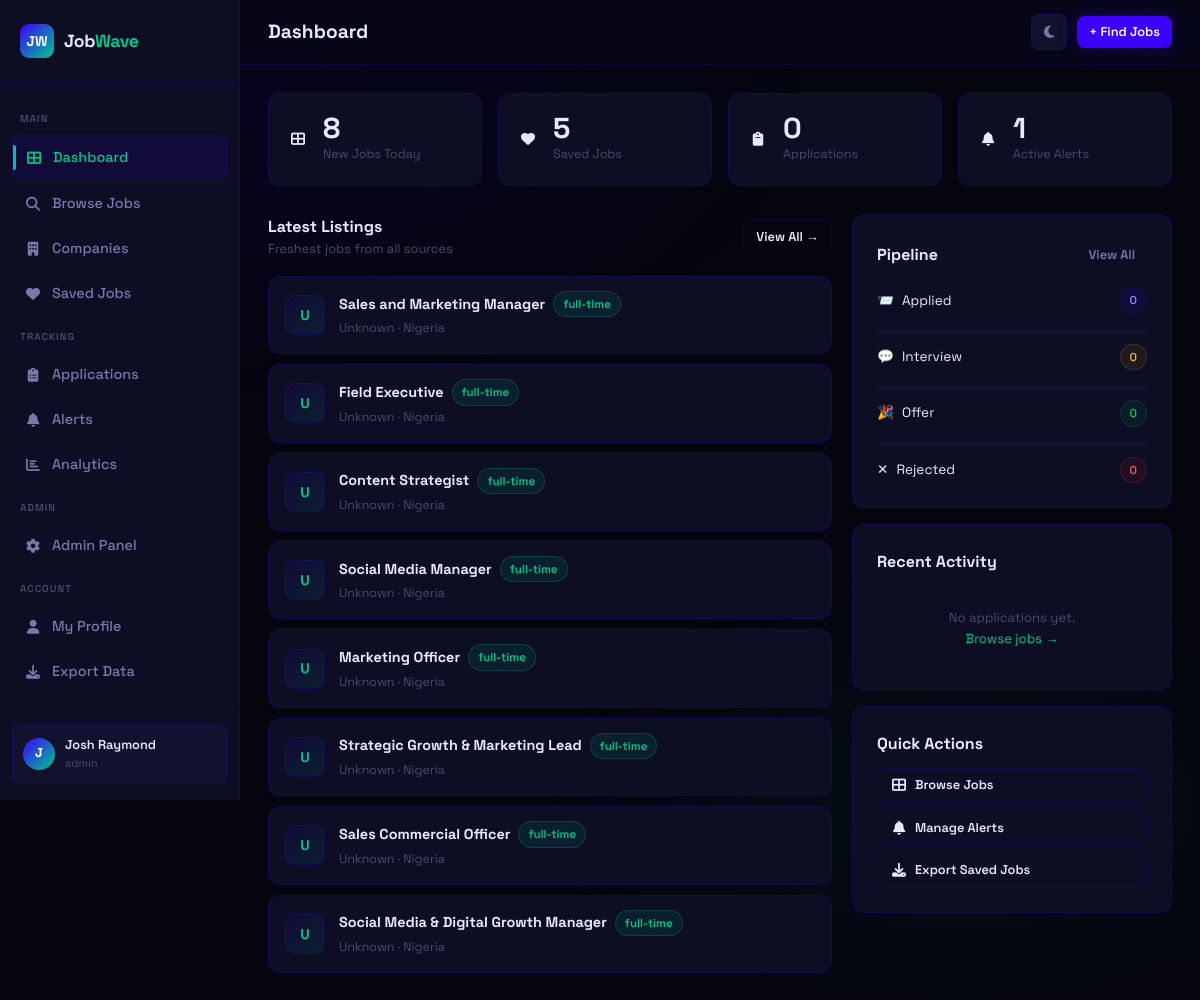
Page /dashboard (signed in) on the earlier database version.
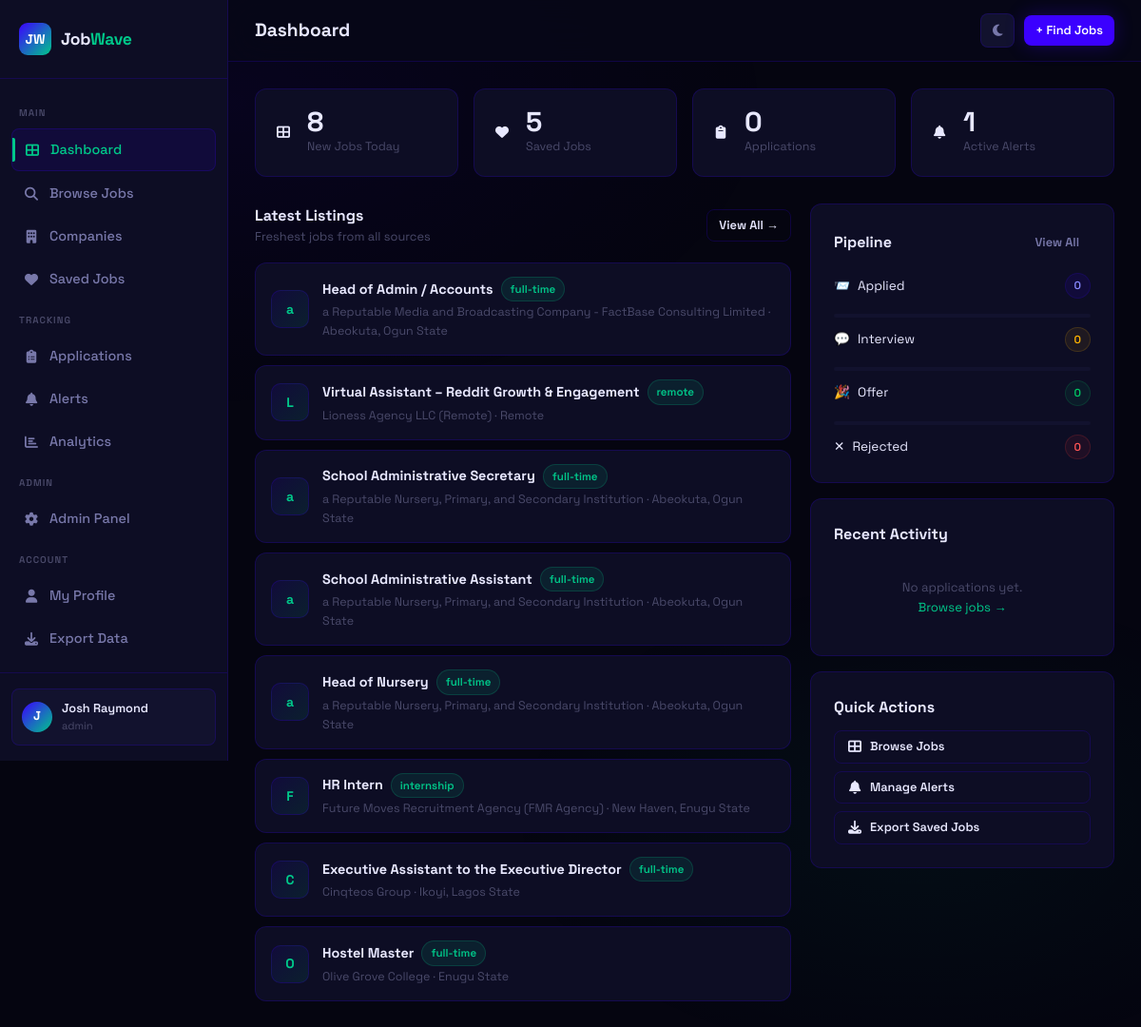
Same page on the later database version.
### app.py (models this page shows, shortened)
class User(db.Model):
    id = db.Column(db.Integer, primary_key=True)
    name = db.Column(db.String(120), nullable=False)
    email = db.Column(db.String(120), unique=True, nullable=False)
    password_hash = db.Column(db.String(256), nullable=False)
    role = db.Column(db.String(20), default='user')
    created_at = db.Column(db.DateTime, default=datetime.utcnow)
    is_active = db.Column(db.Boolean, default=True)
    saved_jobs = db.relationship('SavedJob', backref='user', lazy=True, cascade='all, delete-orphan')
    applications = db.relationship('Application', backref='user', lazy=True, cascade='all, delete-orphan')
    alerts = db.relationship('Alert', backref='user', lazy=True, cascade='all, delete-orphan')
    profile = db.relationship('UserProfile', backref='user', uselist=False, cascade='all, delete-orphan')
    @property
    def is_authenticated(self): return True

class Job(db.Model):
    id = db.Column(db.Integer, primary_key=True)
    title = db.Column(db.String(200), nullable=False)
    company = db.Column(db.String(200), nullable=False)
    location = db.Column(db.String(200))
    job_type = db.Column(db.String(50))          # full-time | part-time | remote | contract
    experience = db.Column(db.String(50))         # entry | mid | senior
    salary_min = db.Column(db.Integer)
    salary_max = db.Column(db.Integer)
    description = db.Column(db.Text)
    requirements = db.Column(db.Text)
    source = db.Column(db.String(100))
    source_url = db.Column(db.String(500))
    source_id = db.Column(db.String(200), unique=True)  # duplicate detection
    tags = db.Column(db.String(500))
    is_active = db.Column(db.Boolean, default=True)
    scraped_at = db.Column(db.DateTime, default=datetime.utcnow)
    posted_at = db.Column(db.DateTime)
    views = db.Column(db.Integer, default=0)
    posted_to_whatsapp = db.Column(db.Boolean, default=False)

### app.py (the view)
@app.route('/dashboard')
@login_required
def dashboard():
    saved_count = SavedJob.query.filter_by(user_id=current_user.id).count()
    app_count = Application.query.filter_by(user_id=current_user.id).count()
    alert_count = Alert.query.filter_by(user_id=current_user.id, is_active=True).count()
    recent_apps = Application.query.filter_by(user_id=current_user.id)\
        .order_by(Application.applied_at.desc()).limit(5).all()
    status_counts = {}
    for status in ['applied', 'interview', 'offer', 'rejected']:
        status_counts[status] = Application.query.filter_by(user_id=current_user.id, status=status).count()
    recent_jobs = Job.query.filter_by(is_active=True).order_by(Job.scraped_at.desc()).limit(8).all()
    return render_template('dashboard.html', saved_count=saved_count, app_count=app_count,
                           alert_count=alert_count, recent_apps=recent_apps,
                           status_counts=status_counts, recent_jobs=recent_jobs)

### app.py (called while the page is built)
@login_manager.user_loader
def load_user(user_id):
    return User.query.get(int(user_id))

### templates/dashboard.html (shortened to what this page needs)
<link rel="stylesheet" href="https://cdnjs.cloudflare.com/ajax/libs/font-awesome/6.5.0/css/all.min.css">
{% extends 'base.html' %}
{% block page_title %}Dashboard{% endblock %}
{% block content %}
<div class="stagger">
  <div class="stats-grid">
    <div class="stat-card">
      <span class="nav-icon"><i class="fa-solid fa-table-cells-large"></i></span>
      <div>
        <div class="stat-value">{{ recent_jobs|length }}</div>
        <div class="stat-label">New Jobs Today</div>
      </div>
    </div>
    <div class="stat-card">
      <span class="nav-icon"><i class="fa-solid fa-heart"></i></span>
      <div>
        <div class="stat-value">{{ saved_count }}</div>
        <div class="stat-label">Saved Jobs</div>
      </div>
    </div>
    <div class="stat-card">
      <span class="nav-icon"><i class="fa-solid fa-clipboard"></i></span>
      <div>
        <div class="stat-value">{{ app_count }}</div>
        <div class="stat-label">Applications</div>
      </div>
    </div>
    <div class="stat-card">
      <span class="nav-icon"><i class="fa-solid fa-bell"></i></span>
      <div>
        <div class="stat-value">{{ alert_count }}</div>
        <div class="stat-label">Active Alerts</div>
      </div>
    </div>
  </div>
  <div class="dashboard-grid">
    <div class="dashboard-main">
      <div class="section-header">
        <div>
          <div class="section-title">Latest Listings</div>
          <div class="section-sub">Freshest jobs from all sources</div>
        </div>
        <a href="{{ url_for('jobs') }}" class="btn btn-outline btn-sm">View All →</a>
      </div>
      <div style="display:flex;flex-direction:column;gap:10px;">
        {% for job in recent_jobs %}
        <div class="card job-row-card">
          <div class="company-logo" style="width:40px;height:40px;font-size:14px;flex-shrink:0;">{{ job.company[0] }}</div>
          <div style="flex:1;min-width:0;">
            <div style="display:flex;align-items:center;gap:8px;flex-wrap:wrap;">
              <a href="{{ url_for('job_detail', job_id=job.id) }}" style="font-weight:700;font-size:0.9rem;color:var(--text);">{{ job.title }}</a>
              <span class="badge badge-mint">{{ job.job_type or 'full-time' }}</span>
            </div>
            <div style="font-size:0.78rem;color:var(--text-muted);margin-top:2px;">{{ job.company }} · {{ job.location }}</div>
          </div>
        </div>
        {% endfor %}
      </div>
    </div>
    <div class="dashboard-side">
      <div class="card">
        <div class="section-header">
          <div class="section-title">Pipeline</div>
          <a href="{{ url_for('applications') }}" class="btn btn-ghost btn-sm">View All</a>
        </div>
        <div style="display:flex;flex-direction:column;gap:10px;margin-top:4px;">
          {% set statuses = [('applied','badge-indigo','📨'),('interview','badge-amber','💬'),('offer','badge-green','🎉'),('rejected','badge-red','✕')] %}
          {% for status, cls, icon in statuses %}
          {% set count = status_counts.get(status, 0) %}
          <div style="display:flex;align-items:center;justify-content:space-between;">
            <div style="display:flex;align-items:center;gap:8px;font-size:0.85rem;">
              <span>{{ icon }}</span>
              <span style="text-transform:capitalize;">{{ status }}</span>
            </div>
            <span class="badge {{ cls }}">{{ count }}</span>
          </div>
          {% if not loop.last %}
          <div class="progress">
          </div>
          {% endif %}
          {% endfor %}
        </div>
      </div>
      <div class="card">
        <div class="section-header">
          <div class="section-title">Recent Activity</div>
        </div>
        <div style="display:flex;flex-direction:column;gap:10px;">
          {% for app in recent_apps %}
          <div style="display:flex;align-items:center;gap:10px;">
            <div style="width:32px;height:32px;border-radius:8px;background:var(--indigo-dim);display:flex;align-items:center;justify-content:center;font-size:12px;font-weight:800;color:var(--mint);flex-shrink:0;">{{ app.job.company[0] }}</div>
            <div style="flex:1;min-width:0;">
              <div style="font-size:0.82rem;font-weight:600;white-space:nowrap;overflow:hidden;text-overflow:ellipsis;">{{ app.job.title }}</div>
              <div style="font-size:0.72rem;color:var(--text-muted);">{{ app.applied_at.strftime('%b %d') }}</div>
            </div>
            <span class="badge {% if app.status == 'applied' %}badge-indigo{% elif app.status == 'interview' %}badge-amber{% elif app.status == 'offer' %}badge-green{% else %}badge-red{% endif %}">{{ app.status }}</span>
          </div>
          {% else %}
          <div style="text-align:center;padding:16px;color:var(--text-muted);font-size:0.82rem;">
            No applications yet.<br>
            <a href="{{ url_for('jobs') }}">Browse jobs →</a>
          </div>
          {% endfor %}
        </div>
      </div>
      <div class="card">
        <div class="section-title" style="margin-bottom:12px;">Quick Actions</div>
        <div style="display:flex;flex-direction:column;gap:8px;">
          <a href="{{ url_for('jobs') }} " class="btn btn-outline btn-sm" style="justify-content:flex-start;">
            <span class="nav-icon"><i class="fa-solid fa-table-cells-large"></i></span>Browse Jobs</a>
          <a href="{{ url_for('alerts') }}" class="btn btn-outline btn-sm" style="justify-content:flex-start;">
            <span class="nav-icon"><i class="fa-solid fa-bell"></i></span>Manage Alerts
          </a>
          <a href="{{ url_for('export_jobs') }}" class="btn btn-outline btn-sm" style="justify-content:flex-start;">
            <span class="nav-icon"><i class="fa-solid fa-download"></i></span>Export Saved Jobs
          </a>
        </div>
      </div>
    </div>
  </div>
</div>
{% endblock %}

### templates/base.html (shortened to what this page needs)
<!DOCTYPE html>
<html lang="en">
<head>
  <link rel="stylesheet" href="{{ url_for('static', filename='css/style.css') }}">
  <link rel="stylesheet" href="https://cdnjs.cloudflare.com/ajax/libs/font-awesome/6.5.0/css/all.min.css">
</head>
<body>
{% if current_user.is_authenticated %}
<div class="wrapper">
  <aside class="sidebar">
    <div class="sidebar-logo">
      <div class="logo-mark">JW</div>
      <div class="logo-text">Job<span>Wave</span></div>
    </div>
    <nav class="sidebar-nav">
      <span class="nav-section-label">Main</span>
      <a href="{{ url_for('dashboard') }}" class="nav-link {% if request.endpoint == 'dashboard' %}active{% endif %}">
        <span class="nav-icon"><i class="fa-solid fa-table-cells-large"></i></span> Dashboard
      </a>
      <a href="{{ url_for('jobs') }}" class="nav-link {% if request.endpoint in ['jobs','job_detail'] %}active{% endif %}">
        <span class="nav-icon"><i class="fa-solid fa-magnifying-glass"></i></span> Browse Jobs
      </a>
      <a href="{{ url_for('companies') }}" class="nav-link {% if request.endpoint in ['companies','company_page'] %}active{% endif %}">
        <span class="nav-icon"><i class="fa-solid fa-building"></i></span> Companies
      </a>
      <a href="{{ url_for('saved_jobs') }}" class="nav-link {% if request.endpoint == 'saved_jobs' %}active{% endif %}">
        <span class="nav-icon"><i class="fa-solid fa-heart"></i></span> Saved Jobs
      </a>
      <span class="nav-section-label">Tracking</span>
      <a href="{{ url_for('applications') }}" class="nav-link {% if request.endpoint == 'applications' %}active{% endif %}">
        <span class="nav-icon"><i class="fa-solid fa-clipboard-list"></i></span> Applications
      </a>
      <a href="{{ url_for('alerts') }}" class="nav-link {% if request.endpoint == 'alerts' %}active{% endif %}">
        <span class="nav-icon"><i class="fa-solid fa-bell"></i></span> Alerts
      </a>
      <a href="{{ url_for('analytics') }}" class="nav-link {% if request.endpoint == 'analytics' %}active{% endif %}">
        <span class="nav-icon"><i class="fa-solid fa-chart-bar"></i></span> Analytics
      </a>
      {% if current_user.role == 'admin' %}
      <span class="nav-section-label">Admin</span>
      <a href="{{ url_for('admin') }}" class="nav-link {% if request.endpoint == 'admin' %}active{% endif %}">
        <span class="nav-icon"><i class="fa-solid fa-gear"></i></span> Admin Panel
      </a>
      {% endif %}
      <span class="nav-section-label">Account</span>
      <a href="{{ url_for('profile') }}" class="nav-link {% if request.endpoint == 'profile' %}active{% endif %}">
        <span class="nav-icon"><i class="fa-solid fa-user"></i></span> My Profile
      </a>
      <a href="{{ url_for('export_jobs') }}" class="nav-link">
        <span class="nav-icon"><i class="fa-solid fa-download"></i></span> Export Data
      </a>
      <a href="{{ url_for('logout') }}" class="nav-link">
      </a>
    </nav>
    <div class="sidebar-footer">
      <div class="user-card">
        <div class="user-avatar">{{ current_user.name[0].upper() }}</div>
        <div class="user-info">
          <div class="user-name">{{ current_user.name }}</div>
          <div class="user-role">{{ current_user.role }}</div>
        </div>
      </div>
    </div>
  </aside>
  <main class="main">
    <div class="topbar">
      <div style="display:flex;align-items:center;gap:12px;">
        <div class="topbar-title">
          <h1>{% block page_title %}Dashboard{% endblock %}</h1>
        </div>
      </div>
      <div class="topbar-actions">
        <button class="theme-toggle" id="theme-toggle" title="Toggle light/dark mode">
          <i class="fa-solid fa-moon" id="theme-icon"></i>
        </button>
        {% block topbar_actions %}
        <a href="{{ url_for('jobs') }}" class="btn btn-primary btn-sm">+ Find Jobs</a>
        {% endblock %}
      </div>
    </div>
    <div class="page-content">
      {% block content %}{% endblock %}
    </div>
  </main>
</div>
{% else %}
  {% block public_content %}{% endblock %}
{% endif %}
</body>
</html>

Differences in the rows shown:
removed Job: company "U", title "Sales and Marketing Manager", job_type "full-time", company "Unknown", location "Nigeria"
removed Job: company "U", title "Field Executive", job_type "full-time", company "Unknown", location "Nigeria"
removed Job: company "U", title "Content Strategist", job_type "full-time", company "Unknown", location "Nigeria"
removed Job: company "U", title "Social Media Manager", job_type "full-time", company "Unknown", location "Nigeria"
removed Job: company "U", title "Marketing Officer", job_type "full-time", company "Unknown", location "Nigeria"
removed Job: company "U", title "Strategic Growth & Marketing Lead", job_type "full-time", company "Unknown", location "Nigeria"
removed Job: company "U", title "Sales Commercial Officer", job_type "full-time", company "Unknown", location "Nigeria"
removed Job: company "U", title "Social Media & Digital Growth Manager", job_type "full-time", company "Unknown", location "Nigeria"
added Job: company "a", title "Head of Admin / Accounts", job_type "full-time", company "a Reputable Media and Broadcasting Company - FactBase Consulting Limited", location "Abeokuta, Ogun State"
added Job: company "L", title "Virtual Assistant – Reddit Growth & Engagement", job_type "remote", company "Lioness Agency LLC (Remote)", location "Remote"
added Job: company "a", title "School Administrative Secretary", job_type "full-time", company "a Reputable Nursery, Primary, and Secondary Institution", location "Abeokuta, Ogun State"
added Job: company "a", title "School Administrative Assistant", job_type "full-time", company "a Reputable Nursery, Primary, and Secondary Institution", location "Abeokuta, Ogun State"
added Job: company "a", title "Head of Nursery", job_type "full-time", company "a Reputable Nursery, Primary, and Secondary Institution", location "Abeokuta, Ogun State"
added Job: company "F", title "HR Intern", job_type "internship", company "Future Moves Recruitment Agency (FMR Agency)", location "New Haven, Enugu State"
added Job: company "C", title "Executive Assistant to the Executive Director", job_type "full-time", company "Cinqteos Group", location "Ikoyi, Lagos State"
added Job: company "O", title "Hostel Master", job_type "full-time", company "Olive Grove College", location "Enugu State"
